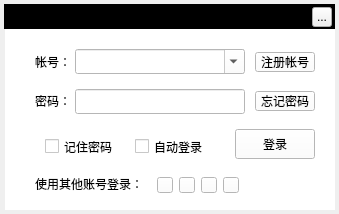
<?xml version="1.0" encoding="UTF-8"?>
<ui version="4.0">
 <class>MusicUserDialog</class>
 <widget class="QWidget" name="MusicUserDialog">
  <property name="geometry">
   <rect>
    <x>0</x>
    <y>0</y>
    <width>339</width>
    <height>214</height>
   </rect>
  </property>
  <property name="windowTitle">
   <string>用户登录</string>
  </property>
  <property name="styleSheet">
   <string notr="true"/>
  </property>
  <widget class="QLabel" name="topTitleBar">
   <property name="geometry">
    <rect>
     <x>4</x>
     <y>4</y>
     <width>331</width>
     <height>25</height>
    </rect>
   </property>
   <property name="styleSheet">
    <string notr="true">background:black</string>
   </property>
   <property name="text">
    <string/>
   </property>
  </widget>
  <widget class="QLabel" name="topTitleName">
   <property name="geometry">
    <rect>
     <x>14</x>
     <y>4</y>
     <width>61</width>
     <height>25</height>
    </rect>
   </property>
   <property name="styleSheet">
    <string notr="true">color:&quot;#FFFFFF&quot;;font-weight:bold</string>
   </property>
   <property name="text">
    <string>用户登录</string>
   </property>
  </widget>
  <widget class="QToolButton" name="topTitleCloseButton">
   <property name="geometry">
    <rect>
     <x>312</x>
     <y>7</y>
     <width>20</width>
     <height>20</height>
    </rect>
   </property>
   <property name="text">
    <string>...</string>
   </property>
  </widget>
  <widget class="QStackedWidget" name="stackedWidget">
   <property name="enabled">
    <bool>true</bool>
   </property>
   <property name="geometry">
    <rect>
     <x>5</x>
     <y>29</y>
     <width>330</width>
     <height>181</height>
    </rect>
   </property>
   <property name="styleSheet">
    <string notr="true">background:white;</string>
   </property>
   <property name="currentIndex">
    <number>0</number>
   </property>
   <widget class="QWidget" name="one">
    <widget class="QLabel" name="usernameLabel">
     <property name="geometry">
      <rect>
       <x>30</x>
       <y>23</y>
       <width>40</width>
       <height>20</height>
      </rect>
     </property>
     <property name="text">
      <string>帐号：</string>
     </property>
    </widget>
    <widget class="QLabel" name="passwdLabel">
     <property name="geometry">
      <rect>
       <x>30</x>
       <y>62</y>
       <width>40</width>
       <height>20</height>
      </rect>
     </property>
     <property name="text">
      <string>密码：</string>
     </property>
    </widget>
    <widget class="QComboBox" name="userComboBox">
     <property name="geometry">
      <rect>
       <x>70</x>
       <y>20</y>
       <width>170</width>
       <height>25</height>
      </rect>
     </property>
     <property name="styleSheet">
      <string notr="true"/>
     </property>
     <property name="editable">
      <bool>true</bool>
     </property>
    </widget>
    <widget class="QLineEdit" name="passwLineEdit">
     <property name="enabled">
      <bool>true</bool>
     </property>
     <property name="geometry">
      <rect>
       <x>70</x>
       <y>60</y>
       <width>170</width>
       <height>25</height>
      </rect>
     </property>
     <property name="styleSheet">
      <string notr="true"/>
     </property>
     <property name="echoMode">
      <enum>QLineEdit::Password</enum>
     </property>
    </widget>
    <widget class="QPushButton" name="forgotPwdButton">
     <property name="geometry">
      <rect>
       <x>250</x>
       <y>62</y>
       <width>60</width>
       <height>20</height>
      </rect>
     </property>
     <property name="text">
      <string>忘记密码</string>
     </property>
    </widget>
    <widget class="QPushButton" name="registerButton">
     <property name="geometry">
      <rect>
       <x>250</x>
       <y>23</y>
       <width>60</width>
       <height>20</height>
      </rect>
     </property>
     <property name="text">
      <string>注册帐号</string>
     </property>
    </widget>
    <widget class="QCheckBox" name="rememberPwd">
     <property name="geometry">
      <rect>
       <x>40</x>
       <y>110</y>
       <width>90</width>
       <height>15</height>
      </rect>
     </property>
     <property name="text">
      <string>记住密码</string>
     </property>
    </widget>
    <widget class="QCheckBox" name="automaticLogon">
     <property name="geometry">
      <rect>
       <x>130</x>
       <y>110</y>
       <width>90</width>
       <height>15</height>
      </rect>
     </property>
     <property name="text">
      <string>自动登录</string>
     </property>
    </widget>
    <widget class="QPushButton" name="loginButton">
     <property name="geometry">
      <rect>
       <x>230</x>
       <y>100</y>
       <width>80</width>
       <height>30</height>
      </rect>
     </property>
     <property name="text">
      <string>登录</string>
     </property>
    </widget>
    <widget class="QLabel" name="otherLogin">
     <property name="geometry">
      <rect>
       <x>30</x>
       <y>145</y>
       <width>115</width>
       <height>20</height>
      </rect>
     </property>
     <property name="text">
      <string>使用其他账号登录：</string>
     </property>
    </widget>
    <widget class="QPushButton" name="useTencentLogin">
     <property name="geometry">
      <rect>
       <x>152</x>
       <y>148</y>
       <width>16</width>
       <height>16</height>
      </rect>
     </property>
     <property name="cursor">
      <cursorShape>PointingHandCursor</cursorShape>
     </property>
     <property name="toolTip">
      <string/>
     </property>
     <property name="styleSheet">
      <string notr="true">border-image:url(:/usermanager/lb_qq)</string>
     </property>
     <property name="text">
      <string/>
     </property>
    </widget>
    <widget class="QPushButton" name="useRenrenLogin">
     <property name="geometry">
      <rect>
       <x>174</x>
       <y>148</y>
       <width>16</width>
       <height>16</height>
      </rect>
     </property>
     <property name="cursor">
      <cursorShape>PointingHandCursor</cursorShape>
     </property>
     <property name="toolTip">
      <string/>
     </property>
     <property name="styleSheet">
      <string notr="true">border-image:url(:/usermanager/lb_renren)</string>
     </property>
     <property name="text">
      <string/>
     </property>
    </widget>
    <widget class="QPushButton" name="useWechatLogin">
     <property name="geometry">
      <rect>
       <x>196</x>
       <y>148</y>
       <width>16</width>
       <height>16</height>
      </rect>
     </property>
     <property name="cursor">
      <cursorShape>PointingHandCursor</cursorShape>
     </property>
     <property name="toolTip">
      <string/>
     </property>
     <property name="styleSheet">
      <string notr="true">border-image:url(:/usermanager/lb_weixing)</string>
     </property>
     <property name="text">
      <string/>
     </property>
    </widget>
    <widget class="QPushButton" name="useSinaLogin">
     <property name="geometry">
      <rect>
       <x>218</x>
       <y>148</y>
       <width>16</width>
       <height>16</height>
      </rect>
     </property>
     <property name="cursor">
      <cursorShape>PointingHandCursor</cursorShape>
     </property>
     <property name="toolTip">
      <string/>
     </property>
     <property name="styleSheet">
      <string notr="true">border-image:url(:/usermanager/lb_xinlang)</string>
     </property>
     <property name="text">
      <string/>
     </property>
    </widget>
   </widget>
   <widget class="QWidget" name="two">
    <widget class="QLabel" name="usernameRegisterLabel">
     <property name="geometry">
      <rect>
       <x>30</x>
       <y>25</y>
       <width>61</width>
       <height>20</height>
      </rect>
     </property>
     <property name="text">
      <string>注册帐号：</string>
     </property>
    </widget>
    <widget class="QLabel" name="mailLabel">
     <property name="geometry">
      <rect>
       <x>30</x>
       <y>77</y>
       <width>61</width>
       <height>20</height>
      </rect>
     </property>
     <property name="text">
      <string>邮箱地址：</string>
     </property>
    </widget>
    <widget class="MusicUserLineEdit" name="registerMailLine">
     <property name="geometry">
      <rect>
       <x>100</x>
       <y>75</y>
       <width>190</width>
       <height>25</height>
      </rect>
     </property>
    </widget>
    <widget class="MusicUserLineEdit" name="registerUserLine">
     <property name="geometry">
      <rect>
       <x>100</x>
       <y>20</y>
       <width>190</width>
       <height>25</height>
      </rect>
     </property>
     <property name="styleSheet">
      <string notr="true">QLineEdit::hover{ border: 2px solid #AAAAFF;}</string>
     </property>
    </widget>
    <widget class="QLabel" name="registerUserLineR">
     <property name="geometry">
      <rect>
       <x>105</x>
       <y>50</y>
       <width>180</width>
       <height>20</height>
      </rect>
     </property>
     <property name="text">
      <string>4-20个字母、数字和符号组成</string>
     </property>
    </widget>
    <widget class="QLabel" name="registerMailLineR">
     <property name="geometry">
      <rect>
       <x>105</x>
       <y>105</y>
       <width>180</width>
       <height>20</height>
      </rect>
     </property>
     <property name="text">
      <string>请填写正确的邮箱地址</string>
     </property>
    </widget>
    <widget class="QLabel" name="registerPwdLineR">
     <property name="geometry">
      <rect>
       <x>105</x>
       <y>160</y>
       <width>180</width>
       <height>20</height>
      </rect>
     </property>
     <property name="text">
      <string>6-16个字母、数字和符号组成</string>
     </property>
    </widget>
    <widget class="QLabel" name="registerPwdCLineR">
     <property name="geometry">
      <rect>
       <x>105</x>
       <y>215</y>
       <width>180</width>
       <height>20</height>
      </rect>
     </property>
     <property name="text">
      <string>6-16个字母、数字和符号组成</string>
     </property>
    </widget>
    <widget class="MusicUserLineEdit" name="registerPwdLine">
     <property name="geometry">
      <rect>
       <x>100</x>
       <y>130</y>
       <width>190</width>
       <height>25</height>
      </rect>
     </property>
     <property name="text">
      <string/>
     </property>
     <property name="echoMode">
      <enum>QLineEdit::Password</enum>
     </property>
    </widget>
    <widget class="MusicUserLineEdit" name="registerPwdCLine">
     <property name="geometry">
      <rect>
       <x>100</x>
       <y>185</y>
       <width>190</width>
       <height>25</height>
      </rect>
     </property>
     <property name="text">
      <string/>
     </property>
     <property name="echoMode">
      <enum>QLineEdit::Password</enum>
     </property>
    </widget>
    <widget class="QLabel" name="passwdLable">
     <property name="geometry">
      <rect>
       <x>30</x>
       <y>132</y>
       <width>61</width>
       <height>20</height>
      </rect>
     </property>
     <property name="text">
      <string>设置密码：</string>
     </property>
    </widget>
    <widget class="QLabel" name="passwdCLabel">
     <property name="geometry">
      <rect>
       <x>30</x>
       <y>188</y>
       <width>61</width>
       <height>20</height>
      </rect>
     </property>
     <property name="text">
      <string>确认密码：</string>
     </property>
    </widget>
    <widget class="QPushButton" name="confirmButton">
     <property name="geometry">
      <rect>
       <x>160</x>
       <y>250</y>
       <width>60</width>
       <height>25</height>
      </rect>
     </property>
     <property name="text">
      <string>确定</string>
     </property>
    </widget>
    <widget class="QPushButton" name="cancelButton">
     <property name="geometry">
      <rect>
       <x>230</x>
       <y>250</y>
       <width>60</width>
       <height>25</height>
      </rect>
     </property>
     <property name="text">
      <string>取消</string>
     </property>
    </widget>
    <widget class="QCheckBox" name="agreementCheckBox">
     <property name="geometry">
      <rect>
       <x>30</x>
       <y>265</y>
       <width>125</width>
       <height>16</height>
      </rect>
     </property>
     <property name="text">
      <string>我已阅读并接受</string>
     </property>
    </widget>
    <widget class="QPushButton" name="agreementButton">
     <property name="geometry">
      <rect>
       <x>50</x>
       <y>240</y>
       <width>60</width>
       <height>20</height>
      </rect>
     </property>
     <property name="text">
      <string>网站协议</string>
     </property>
    </widget>
    <widget class="QLabel" name="labelRight">
     <property name="geometry">
      <rect>
       <x>295</x>
       <y>22</y>
       <width>20</width>
       <height>20</height>
      </rect>
     </property>
     <property name="styleSheet">
      <string notr="true">image:url(:/tiny/lb_right)</string>
     </property>
     <property name="text">
      <string/>
     </property>
    </widget>
    <widget class="QLabel" name="labelRigh_2">
     <property name="geometry">
      <rect>
       <x>295</x>
       <y>77</y>
       <width>20</width>
       <height>20</height>
      </rect>
     </property>
     <property name="styleSheet">
      <string notr="true">image:url(:/tiny/lb_right)</string>
     </property>
     <property name="text">
      <string/>
     </property>
    </widget>
    <widget class="QLabel" name="labelRigh_3">
     <property name="geometry">
      <rect>
       <x>295</x>
       <y>132</y>
       <width>20</width>
       <height>20</height>
      </rect>
     </property>
     <property name="styleSheet">
      <string notr="true">image:url(:/tiny/lb_right)</string>
     </property>
     <property name="text">
      <string/>
     </property>
    </widget>
    <widget class="QLabel" name="labelRigh_4">
     <property name="geometry">
      <rect>
       <x>295</x>
       <y>187</y>
       <width>20</width>
       <height>20</height>
      </rect>
     </property>
     <property name="styleSheet">
      <string notr="true">image:url(:/tiny/lb_right)</string>
     </property>
     <property name="text">
      <string/>
     </property>
    </widget>
   </widget>
   <widget class="QWidget" name="three">
    <widget class="QLabel" name="userLineLabel">
     <property name="geometry">
      <rect>
       <x>50</x>
       <y>23</y>
       <width>40</width>
       <height>20</height>
      </rect>
     </property>
     <property name="text">
      <string>原帐号：</string>
     </property>
    </widget>
    <widget class="QLabel" name="mailLineLabel">
     <property name="geometry">
      <rect>
       <x>50</x>
       <y>62</y>
       <width>40</width>
       <height>20</height>
      </rect>
     </property>
     <property name="text">
      <string>原邮箱：</string>
     </property>
    </widget>
    <widget class="QLineEdit" name="mailLineEdit">
     <property name="geometry">
      <rect>
       <x>100</x>
       <y>60</y>
       <width>170</width>
       <height>25</height>
      </rect>
     </property>
     <property name="styleSheet">
      <string notr="true"/>
     </property>
    </widget>
    <widget class="QLineEdit" name="userLineEdit">
     <property name="geometry">
      <rect>
       <x>100</x>
       <y>20</y>
       <width>170</width>
       <height>25</height>
      </rect>
     </property>
     <property name="styleSheet">
      <string notr="true"/>
     </property>
    </widget>
    <widget class="QLabel" name="pwdLineLabel">
     <property name="geometry">
      <rect>
       <x>50</x>
       <y>101</y>
       <width>40</width>
       <height>20</height>
      </rect>
     </property>
     <property name="text">
      <string>新密码：</string>
     </property>
    </widget>
    <widget class="MusicUserLineEdit" name="pwdLineEdit">
     <property name="geometry">
      <rect>
       <x>100</x>
       <y>100</y>
       <width>170</width>
       <height>25</height>
      </rect>
     </property>
     <property name="styleSheet">
      <string notr="true"/>
     </property>
     <property name="echoMode">
      <enum>QLineEdit::Password</enum>
     </property>
    </widget>
    <widget class="QLabel" name="pwdLineEditR">
     <property name="geometry">
      <rect>
       <x>100</x>
       <y>130</y>
       <width>170</width>
       <height>20</height>
      </rect>
     </property>
     <property name="text">
      <string>6-16个字母、数字和符号组成</string>
     </property>
    </widget>
    <widget class="QLabel" name="labelRigh_5">
     <property name="geometry">
      <rect>
       <x>275</x>
       <y>102</y>
       <width>20</width>
       <height>20</height>
      </rect>
     </property>
     <property name="styleSheet">
      <string notr="true">image:url(:/tiny/lb_right)</string>
     </property>
     <property name="text">
      <string/>
     </property>
    </widget>
    <widget class="MusicCodeArea" name="verificationCode">
     <property name="geometry">
      <rect>
       <x>30</x>
       <y>160</y>
       <width>91</width>
       <height>31</height>
      </rect>
     </property>
    </widget>
    <widget class="QLineEdit" name="verificationCodeEdit">
     <property name="geometry">
      <rect>
       <x>210</x>
       <y>160</y>
       <width>80</width>
       <height>25</height>
      </rect>
     </property>
     <property name="styleSheet">
      <string notr="true"/>
     </property>
    </widget>
    <widget class="QLabel" name="verificationCodeLabel">
     <property name="geometry">
      <rect>
       <x>135</x>
       <y>164</y>
       <width>71</width>
       <height>20</height>
      </rect>
     </property>
     <property name="text">
      <string>输入验证码：</string>
     </property>
    </widget>
    <widget class="QPushButton" name="confirmButton_2">
     <property name="geometry">
      <rect>
       <x>70</x>
       <y>210</y>
       <width>60</width>
       <height>25</height>
      </rect>
     </property>
     <property name="text">
      <string>确定</string>
     </property>
    </widget>
    <widget class="QPushButton" name="cancelButton_2">
     <property name="geometry">
      <rect>
       <x>200</x>
       <y>210</y>
       <width>60</width>
       <height>25</height>
      </rect>
     </property>
     <property name="text">
      <string>取消</string>
     </property>
    </widget>
   </widget>
  </widget>
 </widget>
 <customwidgets>
  <customwidget>
   <class>MusicUserLineEdit</class>
   <extends>QLineEdit</extends>
   <header>musicuserlineedit.h</header>
   <container>1</container>
  </customwidget>
  <customwidget>
   <class>MusicCodeArea</class>
   <extends>QLabel</extends>
   <header>musiccodearea.h</header>
   <container>1</container>
  </customwidget>
 </customwidgets>
 <resources/>
 <connections/>
</ui>
